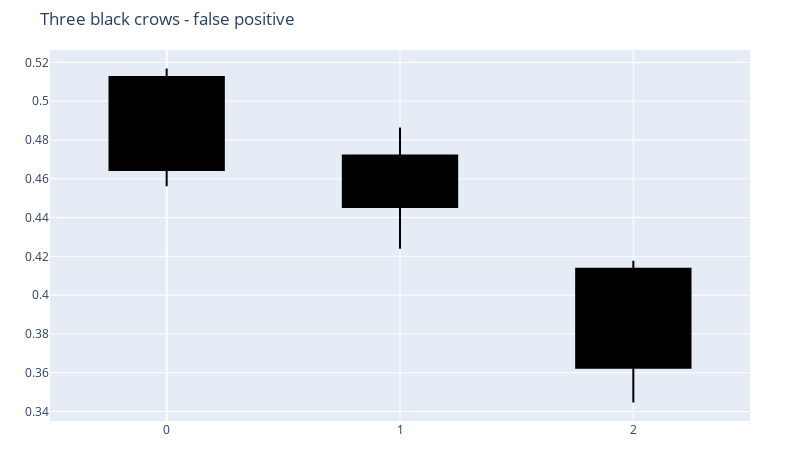

Notebook source saved alongside this figure:
### Markdown cell above
Recall is high apart from the three white soldiers pattern. Precision is lower - ie  default cases are being incorrectly labelled. Lets look at some examples.

### Code cell
# false positive three black crows
class_TBC = class_dict['TBC']
idx_c = np.where((true==0)*(pred==class_TBC))
candles = X_val[idx_c[0][0],:,:]
plot_candles(candles,'Three black crows - false positive');

### Figure 1 — Plotly figure (JSON) as saved in the notebook; plotly's stock layout.template omitted (floating-point values rounded to 4 significant figures)
{"data": [{"x": [0, 1, 2], "type": "candlestick", "high": [0.5168, 0.4865, 0.4177], "low": [0.4561, 0.424, 0.3447], "decreasing": {"line": {"color": "black"}, "fillcolor": "black"}, "close": [0.4645, 0.4455, 0.3626], "increasing": {"line": {"color": "black"}, "fillcolor": "white"}, "open": [0.5125, 0.4721, 0.4136]}], "layout": {"title": {"text": "Three black crows - false positive"}, "height": 450, "width": 800, "xaxis": {"rangeslider": {"visible": false}}, "margin": {"r": 50, "b": 25, "l": 50, "t": 50}}}
